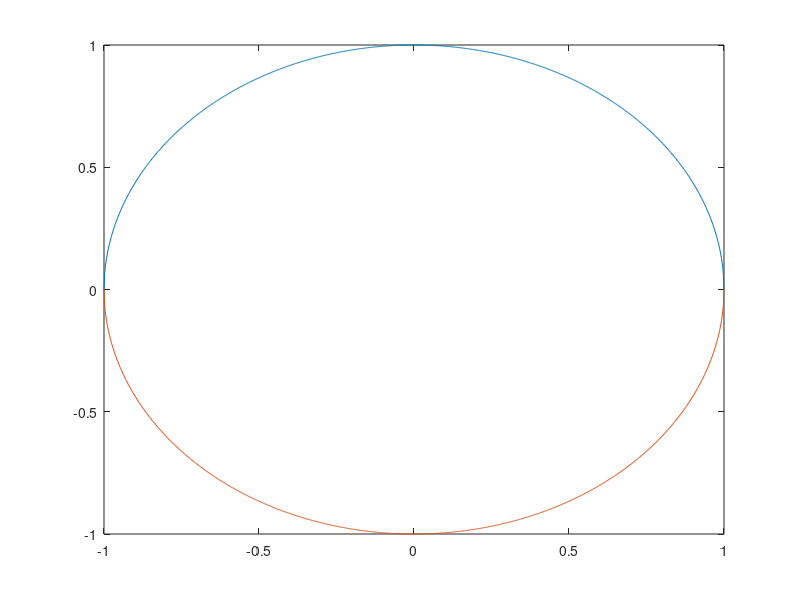

Here is the MATLAB script that generated this plot:
# this script draws a circle whose center is at origin, radius is 1.

x = linspace( -1, 1, 1000 );
y = sqrt( 1 - x.^2 );
plot( x, y, x, -y );
